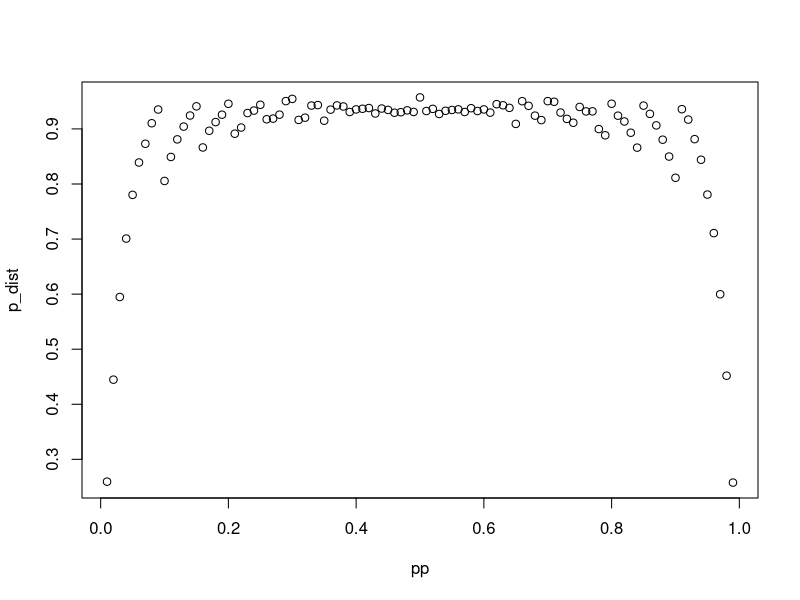

The R source for this figure:
## ---- chunk 1
library(tidyr)
## ---- chunk 2

a <- c() 
for (i in 1:6) {
  a <- append(a, c(log(10)))
}
## ---- chunk 3
x <- log(10)
b <- rep(x,6)
b
## ---- chunk 4
s <- c(1,2,3,4,5)
s <- s + 100
s
## ---- chunk 5
a <- 0
for (i in 1:300) {
  a = a + i^2
  
}
a
## ---- chunk 6
d <- c(7,10,9,-5,6,-14,8,-19,-9,-17,12)

which(d == 0)
which(d>0)
which(d<0)
d2 <- which(d>0)
d2
d4 <- replace(d, which(d<0), 999)
d4
## ---- chunk 7
g = c(1,1,-1,1,1,0,2)
sum(g)
prod(g)
which(g == 2)
which(g==-1)
which(g<=0)
length(which(g<=0))
length(which(g<=0)) == 0 
length(which(g<100)) == length(g)
## ---- chunk 8
n=9
m1 <- diag(9)
m1
## ---- chunk 9
n <- 4
I <- matrix(nrow = 0, ncol = n)  # Start with an empty matrix of n columns

for (i in 1:n) {
  row_vec <- rep(0, n)
  row_vec[i] <- 1
  I <- rbind(I, row_vec)         # Bind each new row
}
I
## ---- chunk 10
m1 <- matrix(seq(1,10), nrow=10, ncol=1)
for (i in 2:10){
  m1 <- cbind(m1, c(i*1,i*2,i*3,i*4,i*5,i*6,i*7,i*8,i*9,i*10))
}
m1
## ---- chunk 11
x= c(5,2,4,5,3,6,6,4,5,2,4)
a_x = mean(x)
war1_sum = 0
war1 = for (i in x){
  wi = (i - a_x)^2
  war1_sum = war1_sum + wi
  
}

var(x)
#wariancja obciazona
(1/length(x))*war1_sum
#wariancja nieobciazona
(1/(length(x)-1))*war1_sum
#wari
## ---- chunk 12
x <- c(7,3,1,6,1,2,4,6,2,8,4,2,8,4)
x_m <- mean(x)
x_m
S2 <- (1/(length(x)-1))*(sum((x-x_m)^2))
S2
s <- sqrt(S2)
s
var(x) #nieobciazaone

## ---- chunk 13
k <- c(2.0, 2.3, 2.7, 2.8, 2.9, 2.7, 2.6, 2.6, 2.5, 2.6, 2.7, 2.8, 2.8, 2.7, 2.7, 2.6, 2.6, 2.6, 2.6, 2.6, 2.7, 2.6, 2.6, 2.5, 2.4, 2.4, 2.3)

sk <- var(k)
avg_k <- mean(k)
avg_k
sdk <- sd(k)
sdk
wzk <- sdk/avg_k
wzk

## ---- chunk 14
n=20

ex = 14.5
es = 5.6
#przedzial ufnosci 95%
a = 0.05
a2 = 0.025
#chemy oszacowac srednia populacji

x1 = ex - qt(1-a/2, df=n-1)*(es/sqrt(n))
x2 = ex + qt(1-a/2, df=n-1)*(es/sqrt(n))
x12 = ex - qt(1-a2/2, df=n-1)*(es/sqrt(n))
x22 = ex + qt(1-a2/2, df=n-1)*(es/sqrt(n))

x1
x2
x1
x2
## ---- chunk 15
n=10
ex = 24.4
es = 3.5
a = 1-0.975
blad = qt(1-a/2,df=n-1)*(es/sqrt(n))

x1 = ex - blad
x2 = ex + blad
x1
x2
## ---- chunk 16
ep = 144/400
n=400
a = 1-0.95

blad = qnorm(1-a/2)*((sqrt((ep)*(1-ep)))/sqrt(n))

p1 = ep - blad
p2 = ep + blad
p1
p2

## ---- chunk 17
n=590
ep = 500/590

a = 1 - 0.95
blad = qnorm(1-a/2)*((sqrt((ep)*(1-ep)))/sqrt(n))
p1 = ep - blad
p2 = ep + blad
p1
p2

## ---- chunk 18
ps = 50
n=25
u0 = 1000
ex = 1025
a = 0.02

U = ((ex-u0)/ps)*sqrt(n)
k= c(qnorm(1-a), Inf)
U
k
#U w k, odrzucamy H0
pval = 1 - pnorm(U)
pval
## ---- chunk 19
#H1: u>u0
n=12
x = c(23.3, 22.1, 21.8, 19.9, 23.7, 22.3, 22.6, 21.5, 21.9, 22.8, 23.0, 22.2)
ex = mean(x)
sx = sd(x)
a = 0.05
u0 = 22.6


U = ((ex-22.6)/sx)*sqrt(n)
k= qt(1-a, df=n-1)
U
c(k, Inf)
#H1: u > u0
## ---- chunk 20
set.seed(123)
R = 10000 #liczba powotrzen Monte Carlo
blad_mc = function(p_hat){
  return(sqrt((p_hat*(1-p_hat))/10000))
}
## ---- chunk 21
set.seed(5)
a = 0.05
n=30
pp = seq(from=0.01, to=0.99, by=0.01)

rozklad_p = function(p){
  n=30
  ep= (rbinom(10000, n, p))/n
  
  blad_p= qnorm(1-a/2)*(sqrt(ep*(1-ep))/sqrt(n))
  p_lewo = ep - blad_p
  p_prawo = ep + blad_p
  
  x = ifelse((p >p_lewo) & (p<p_prawo), 1,0)
  
  return(mean(x))
}
rozklad_p(pp[50])

p_dist = c()
for (i in pp){
  d <- rozklad_p(i)
  p_dist <- c(p_dist, d)
}
plot(pp, p_dist)
